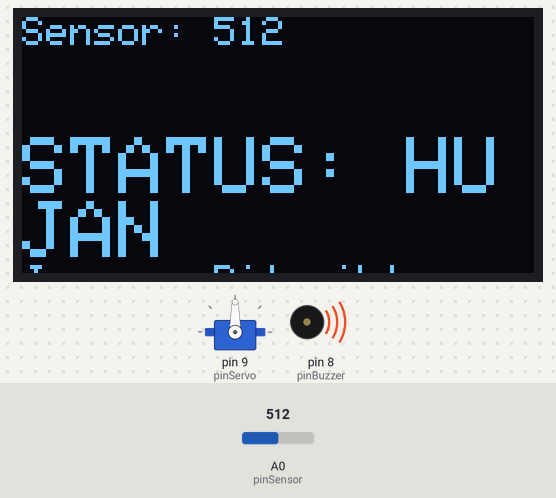
Bench run of a sketch on a simulated Arduino Uno, built with avr-gcc and run on an emulated ATmega328P. On the bench: servo, 128×64 one-colour display, buzzer (waves = sounding). The test bench sets the inputs (shaded band); at power-on: A0 (pinSensor) = 512. What the sketch prints to the serial monitor is not drawn.

Above: at 3.2 s.
3.3 s: A0 (pinSensor) set to 684
At 4.03 s:
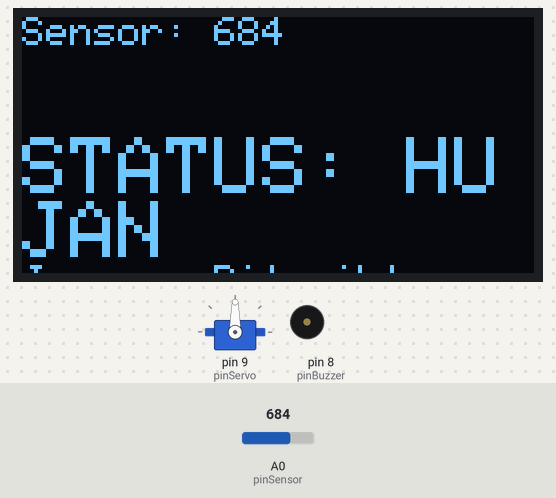
5.3 s: A0 (pinSensor) set to 713
At 6.6 s:
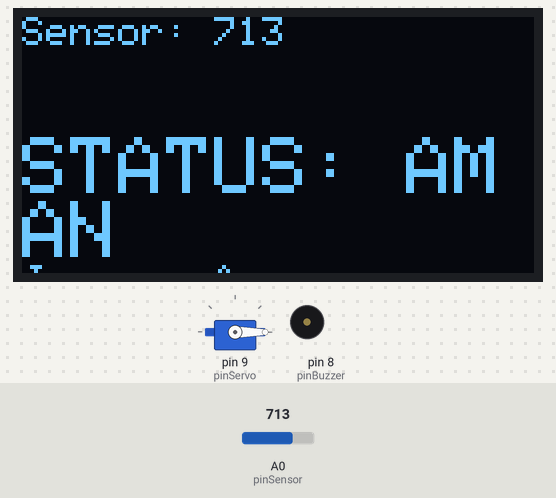
7.3 s: A0 (pinSensor) set to 690
At 7.54 s:
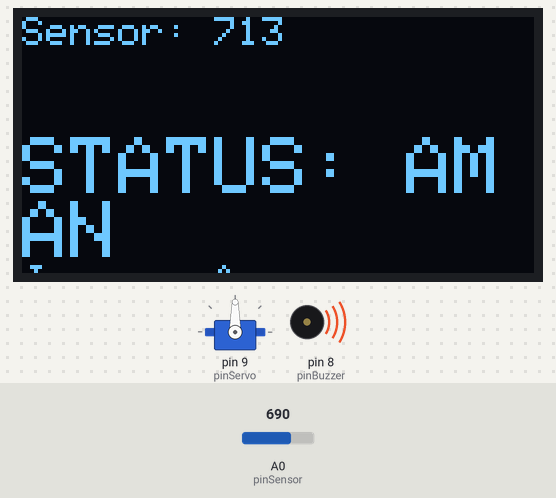
Timing chart, 0 to 14.9 s (numbered marks = the images above; inputs shaded):
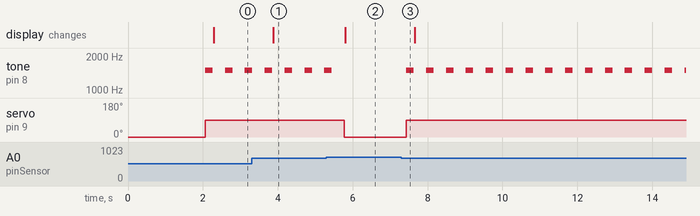

Measured:
- the behaviour switches between 699 and 700 on A0 (pinSensor) (found by bisection; images 1 and 2)
- after the input at 3.3 s, the display: changes after 0.58 s (image 1)
- after the input at 5.3 s, tone on pin 8 (pinBuzzer): goes on until 5.4 s, then stays silent; servo on pin 9 (pinServo): 90° → 0° after 0.48 s; the display: changes after 0.51 s (image 2)
- after the input at 7.3 s, tone on pin 8 (pinBuzzer): alternates 1500 Hz for 0.20 s and silent for 0.33 s, starting after 0.13 s; servo on pin 9 (pinServo): 0° → 90° after 0.13 s
- by itself, tone on pin 8 (pinBuzzer): alternates 1500 Hz for 0.20 s and silent for 0.33 s

The sketch:

Jemuran_MHRD_OLED_BUZZER_SERVO.ino
```cpp
#include <Wire.h>
#include <Adafruit_GFX.h>
#include <Adafruit_SSD1306.h>
#include <Servo.h>

// Konfigurasi OLED
#define SCREEN_WIDTH 128
#define SCREEN_HEIGHT 64
#define OLED_RESET    -1
Adafruit_SSD1306 display(SCREEN_WIDTH, SCREEN_HEIGHT, &Wire, OLED_RESET);

// Inisialisasi Pin
const int pinSensor = A0;  // Pin Analog sensor air MHRD
const int pinBuzzer = 8;   // Pin Digital untuk Buzzer
const int pinServo = 9;    // Pin Digital untuk Servo

// Objek Servo
Servo servoJemuran;

// Batas nilai sensor (Threshold)
const int batasHujan = 700;

// Pengaturan Nada Buzzer
const int frekuensiNada = 1500; // Frekuensi nada dalam Hertz (makin besar makin melengking)

void setup() {
  // Inisialisasi Serial Monitor
  Serial.begin(9600);

  // Inisialisasi Pin
  pinMode(pinSensor, INPUT);
  pinMode(pinBuzzer, OUTPUT);

  // Inisialisasi Servo
  servoJemuran.attach(pinServo);
  servoJemuran.write(0); // Posisi awal jemuran (terbuka / aman)

  // Inisialisasi OLED Display
  if(!display.begin(SSD1306_SWITCHCAPVCC, 0x3C)) {
    Serial.println(F("OLED gagal diinisialisasi!"));
    for(;;);
  }

  display.clearDisplay();
  display.setTextColor(SSD1306_WHITE);
  display.setTextSize(1);
  display.setCursor(0, 20);
  display.println("Sistem Siap...");
  display.display();
  delay(2000);
}

void loop() {
  // Membaca nilai dari sensor air
  int nilaiSensor = analogRead(pinSensor);

  // Cetak ke Serial Monitor untuk keperluan debugging
  Serial.print("Nilai Sensor: ");
  Serial.println(nilaiSensor);

  display.clearDisplay();
  display.setTextSize(1);
  display.setCursor(0, 0);
  display.print("Sensor: ");
  display.println(nilaiSensor);

  // Logika pengecekan hujan
  if (nilaiSensor < batasHujan) {
    // KONDISI HUJAN
    servoJemuran.write(90); // Menggerakkan servo ke 90 derajat (menarik jemuran)

    // perbaikan: Bunyikan alarm menggunakan fungsi tone() agar mendukung buzzer pasif & aktif
    tone(pinBuzzer, frekuensiNada);
    delay(200);                     // Bunyi selama 0.2 detik
    noTone(pinBuzzer);              // Jeda mati sebentar (efek putus-putus)

    // Tampilkan Status di OLED
    display.setTextSize(2);
    display.setCursor(0, 30);
    display.println("STATUS: HUJAN");
    display.setTextSize(1);
    display.println("Jemuran Ditarik!");

  } else {
    // KONDISI AMAN / KERING
    servoJemuran.write(0);         // Mengembalikan servo ke posisi awal (0 derajat)

    // perbaikan: Pastikan buzzer benar-benar mati saat kering
    noTone(pinBuzzer);

    // Tampilkan Status di OLED
    display.setTextSize(2);
    display.setCursor(0, 30);
    display.println("STATUS: AMAN");
    display.setTextSize(1);
    display.println("Jemuran Aman");
  }

  display.display();
  delay(300); // Delay disesuaikan menjadi 0.3 detik agar respons sensor dan alarm lebih cepat
}
```
